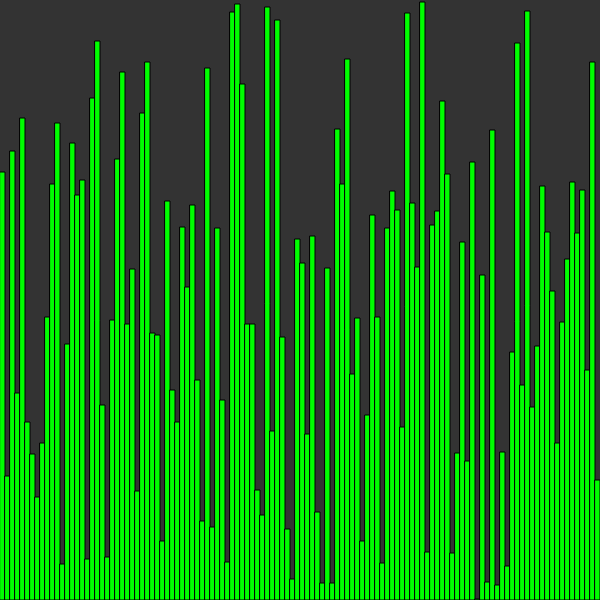
Frame 1 (no input)
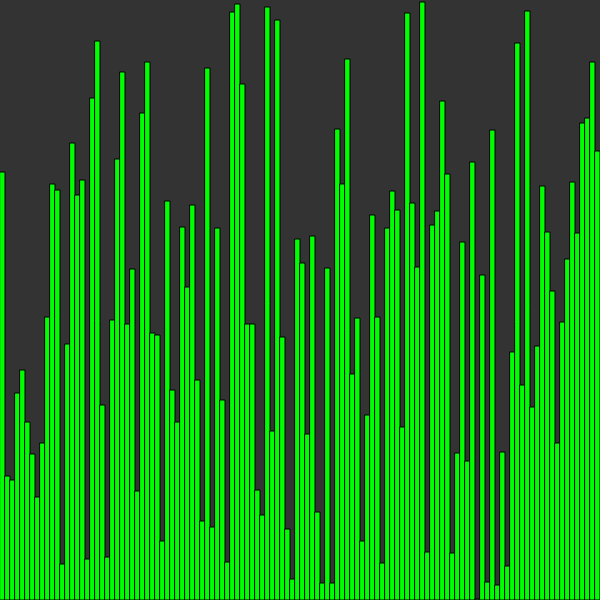
Frame 60 (no input)
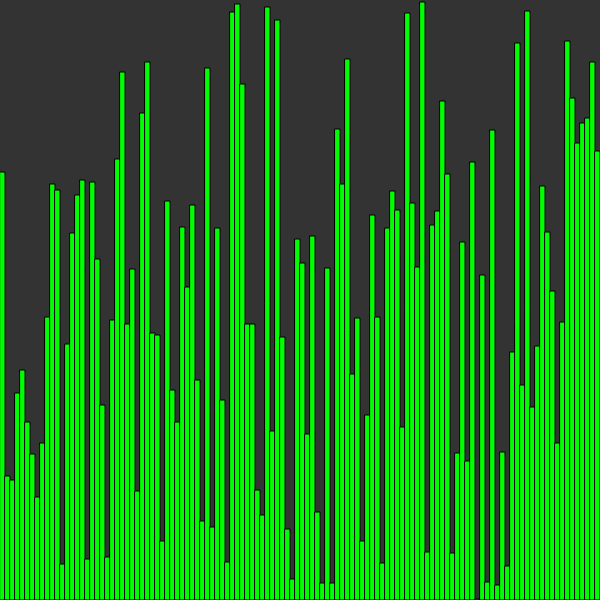
Frame 120 (the mouse pressed at the canvas centre since frame 60)

The p5.js sketch that drew these frames (run headless with seeded random() and noise() and a simulated clock; from frame 60 on, the mouse is pressed at the canvas centre):

// p5.js sketch
// ── sketch.js
let width = 600;
let height = 600;
let data = [];
let w = 5;
let nums = 0;
let low;
let high;

function setup() {
  createCanvas(width, height);
  nums = floor(width / w);
  for (let i = 0; i < nums; i++) {
    data.push(floor(random(1) * height));
  }
  qs(0, data.length);
}

function draw() {
  draw_bar();
}

function draw_bar() {
  background(51);
  for (let i = 0; i < nums; i++) {
    if (i >= low && i <= high) {
      fill(0, 255, 0);
    } else {
      fill(255);
    }
    rect(i * w, height - data[i], w, data[i]);
  }
}

async function partition(l, h) {
  var pivot = data[l];
  var i = l;
  var j = h;
  while (i < j) {
    do {
      i++;
    } while (data[i] <= pivot);
    do {
      j--;
    } while (data[j] > pivot);
    if (i < j) {
      await swap(i, j);
    }
  }
  await swap(j, l);

  return j;
}
async function qs(l, h) {
  low = l;
  high = h;
  if (l < h) {
    var j = await partition(l, h);
    await qs(l, j);
    await qs(j + 1, h);
  }
}

async function swap(a, b) {
  await sleep(200);
  var temp = data[a];
  data[a] = data[b];
  data[b] = temp;
}

function sleep(ms) {
  return new Promise((res) => setTimeout(res, ms));
}
